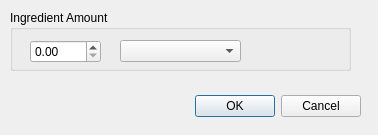
<?xml version="1.0" encoding="UTF-8"?>
<ui version="4.0">
 <class>ingredientQuantityDialog</class>
 <widget class="QDialog" name="ingredientQuantityDialog">
  <property name="geometry">
   <rect>
    <x>0</x>
    <y>0</y>
    <width>378</width>
    <height>135</height>
   </rect>
  </property>
  <property name="windowTitle">
   <string>Dialog</string>
  </property>
  <widget class="QDialogButtonBox" name="buttonBox">
   <property name="geometry">
    <rect>
     <x>20</x>
     <y>90</y>
     <width>341</width>
     <height>32</height>
    </rect>
   </property>
   <property name="orientation">
    <enum>Qt::Horizontal</enum>
   </property>
   <property name="standardButtons">
    <set>QDialogButtonBox::Cancel|QDialogButtonBox::Ok</set>
   </property>
  </widget>
  <widget class="QGroupBox" name="groupBox">
   <property name="geometry">
    <rect>
     <x>10</x>
     <y>10</y>
     <width>341</width>
     <height>61</height>
    </rect>
   </property>
   <property name="title">
    <string>Ingredient Amount</string>
   </property>
   <widget class="QDoubleSpinBox" name="doubleSpinBox">
    <property name="geometry">
     <rect>
      <x>20</x>
      <y>30</y>
      <width>71</width>
      <height>23</height>
     </rect>
    </property>
   </widget>
   <widget class="QComboBox" name="comboBox">
    <property name="geometry">
     <rect>
      <x>110</x>
      <y>30</y>
      <width>121</width>
      <height>22</height>
     </rect>
    </property>
   </widget>
  </widget>
 </widget>
 <resources/>
 <connections>
  <connection>
   <sender>buttonBox</sender>
   <signal>accepted()</signal>
   <receiver>ingredientQuantityDialog</receiver>
   <slot>accept()</slot>
   <hints>
    <hint type="sourcelabel">
     <x>238</x>
     <y>94</y>
    </hint>
    <hint type="destinationlabel">
     <x>157</x>
     <y>128</y>
    </hint>
   </hints>
  </connection>
  <connection>
   <sender>buttonBox</sender>
   <signal>rejected()</signal>
   <receiver>ingredientQuantityDialog</receiver>
   <slot>reject()</slot>
   <hints>
    <hint type="sourcelabel">
     <x>306</x>
     <y>100</y>
    </hint>
    <hint type="destinationlabel">
     <x>286</x>
     <y>128</y>
    </hint>
   </hints>
  </connection>
 </connections>
</ui>
